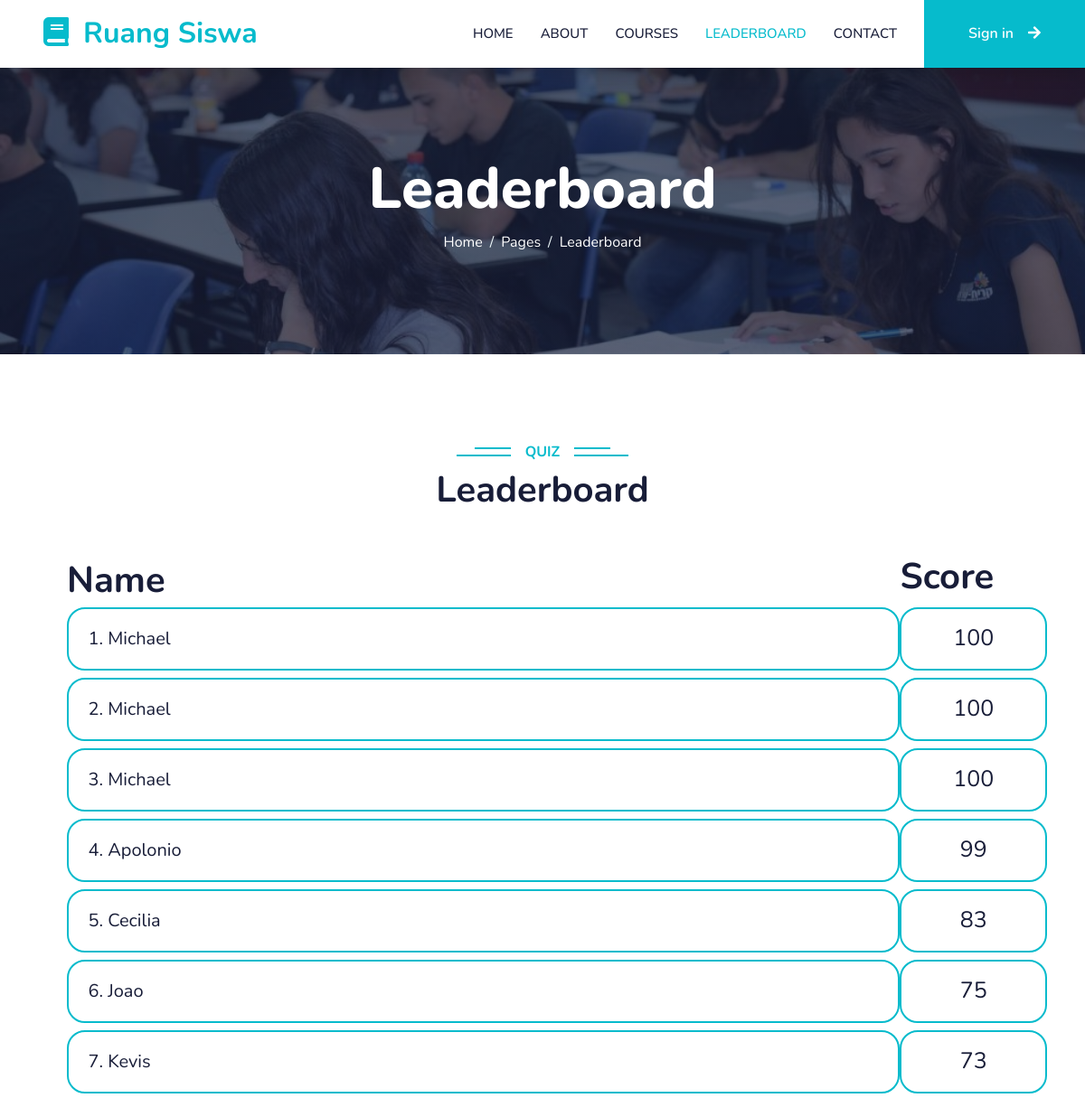
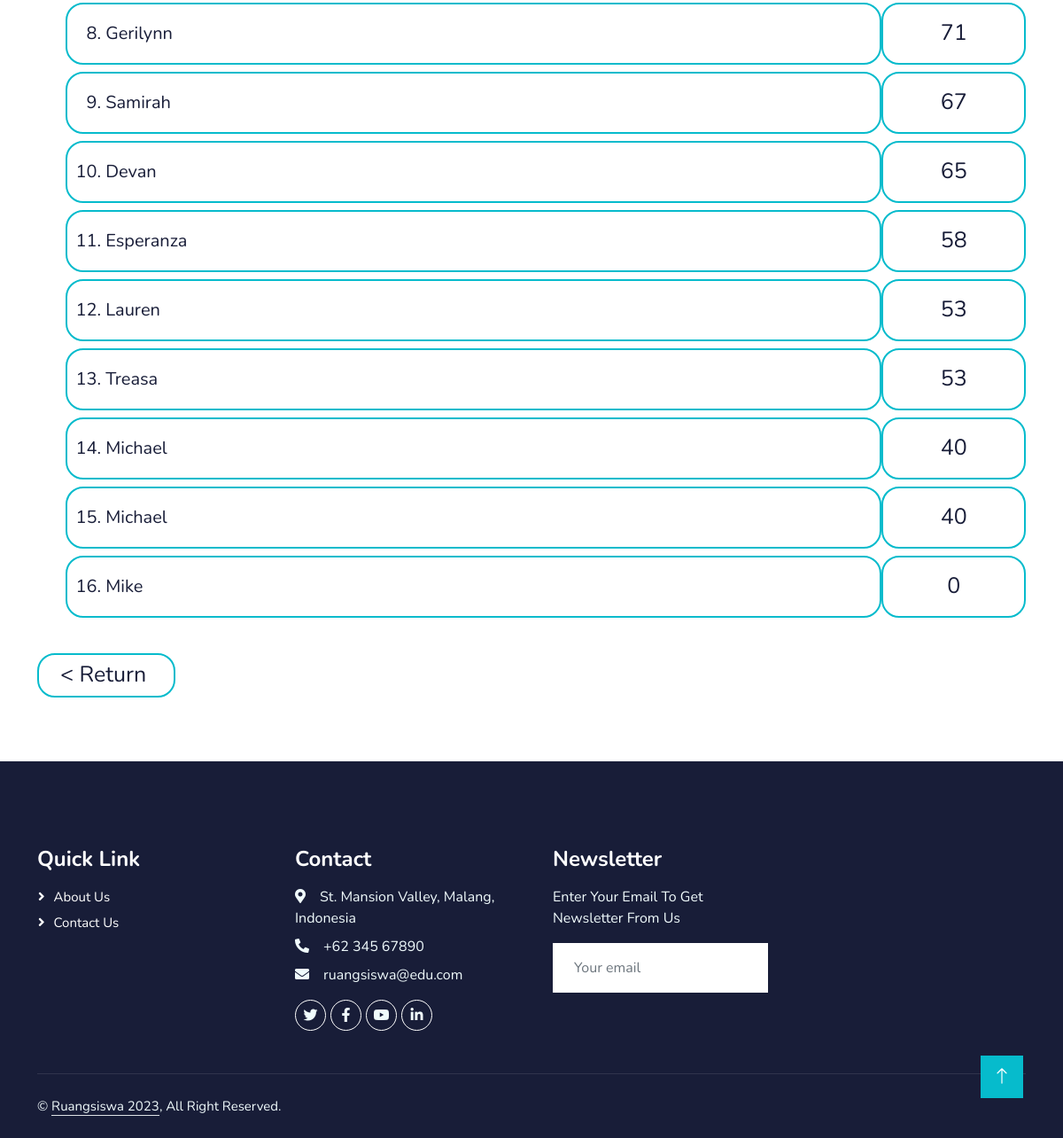
The app's page /leaderboard.php?v=1 with its own data (2 pictures, top to bottom).
### tables this page shows
CREATE TABLE `quizhighscore` (
  `quizHighScoreID` int(11) NOT NULL,
  `QuizID` int(11) NOT NULL,
  `Score` int(11) NOT NULL,
  `Name` varchar(100) NOT NULL
);

### leaderboard.php (the view, shortened to what this page needs)
<?php
    require_once 'connection.php';
    $quizID = $_GET['v'];
    $sql = "SELECT * FROM quizhighscore WHERE QuizID = $quizID ORDER BY Score desc";
    $hs =  $conn->query($sql);
?>
<!DOCTYPE html>
<html lang="en">
<head>
    <link href="https://cdnjs.cloudflare.com/ajax/libs/font-awesome/5.10.0/css/all.min.css" rel="stylesheet">
    <link href="https://cdn.jsdelivr.net/npm/bootstrap-icons@1.4.1/font/bootstrap-icons.css" rel="stylesheet">
    <link href="lib/animate/animate.min.css" rel="stylesheet">
    <link href="lib/owlcarousel/assets/owl.carousel.min.css" rel="stylesheet">
    <link href="css/bootstrap.min.css" rel="stylesheet">
    <link href="css/style.css" rel="stylesheet">
</head>
<body>
    <nav class="navbar navbar-expand-lg bg-white navbar-light shadow sticky-top p-0">
        <a href="index.php" class="navbar-brand d-flex align-items-center px-4 px-lg-5">
            <h2 class="m-0 text-primary"><i class="fa fa-book me-3"></i>Ruang Siswa</h2>
        </a>
        <div class="collapse navbar-collapse" id="navbarCollapse">
            <div class="navbar-nav ms-auto p-4 p-lg-0">
                <a href="index.php" class="nav-item nav-link">Home</a>
                <a href="about.php" class="nav-item nav-link">About</a>
                <a href="Courses/courses.php" class="nav-item nav-link">Courses</a>
                <a href="#" class="nav-item nav-link active">Leaderboard</a>
                <a href="contact.php" class="nav-item nav-link">Contact</a>
            </div>
            <a href="VIP/login.php" class="btn btn-primary py-4 px-lg-5 d-none d-lg-block">Sign in<i class="fa fa-arrow-right ms-3"></i></a>    </nav>
    <div class="container-fluid bg-primary py-5 mb-5 page-header">
        <div class="container py-5">
            <div class="row justify-content-center">
                <div class="col-lg-10 text-center">
                    <h1 class="display-3 text-white animated slideInDown">Leaderboard</h1>
                    <nav aria-label="breadcrumb">
                        <ol class="breadcrumb justify-content-center">
                            <li class="breadcrumb-item"><a class="text-white" href="#">Home</a></li>
                            <li class="breadcrumb-item"><a class="text-white" href="#">Pages</a></li>
                            <li class="breadcrumb-item text-white active" aria-current="page">Leaderboard</li>
                        </ol>
                    </nav>
                </div>
            </div>
        </div>
    </div>
    <div class="container-xxl py-5 category">
        <div class="container">
            <div class="text-center wow fadeInUp" data-wow-delay="0.1s">
                <h6 class="section-title bg-white text-center text-primary px-3">Quiz</h6>
                <h1 class="mb-5">Leaderboard</h1>
            </div>
            <ol>
            <div style="width: 100%;">
                <div style="width: 85%; height: 50px; float: left; background:">
                    <h1 class="py-1">Name</h1>
                </div>
                <div style="margin-left: 85%; height: 50px; background:">
                    <h1>Score</h1>
                </div>
                <?php while($highscore = mysqli_fetch_assoc($hs)){ ?>
                    <div style="width: 85%; height: 70px; float: left; background:">
                        <h1 class="btn btn-white btn-lg-course py-3 px-9 mt-2"><li class="upscale-20 text-dark"><?php echo $highscore['Name']?></h1>
                    </div>
                    <div style="margin-left: 85%; height: 70px; background: ">
                        <h1 class="btn btn-white btn-lg-score py-4 px-9 mt-2"><?php echo $highscore['Score']?></h1>
                    </div>
                <?php
                }
                ?>
                </ol>
                <div class="py-4">
                    <a class="btn btn-white btn-lg-return upscale-30 px-4 py-1" href="leaderboards.php">< Return</a>
                </div>
            </div>
        </div>
    <div class="container-fluid bg-dark text-light footer pt-5 mt-6 wow fadeIn" data-wow-delay="0.1s">
        <div class="container py-5">
            <div class="row g-5">
                <div class="col-lg-3 col-md-6">
                    <h4 class="text-white mb-3">Quick Link</h4>
                    <a class="btn btn-link" href="about.php">About Us</a>
                    <a class="btn btn-link" href="contact.php">Contact Us</a>
                </div>
                <div class="col-lg-3 col-md-6">
                    <h4 class="text-white mb-3">Contact</h4>
                    <p class="mb-2"><i class="fa fa-map-marker-alt me-3"></i>St. Mansion Valley, Malang, Indonesia</p>
                    <p class="mb-2"><i class="fa fa-phone-alt me-3"></i>+62 345 67890</p>
                    <p class="mb-2"><i class="fa fa-envelope me-3"></i>ruangsiswa@edu.com</p>
                    <div class="d-flex pt-2">
                        <a class="btn btn-outline-light btn-social" href="www.twitter.com"><i class="fab fa-twitter"></i></a>
                        <a class="btn btn-outline-light btn-social" href="www.facebook.com"><i class="fab fa-facebook-f"></i></a>
                        <a class="btn btn-outline-light btn-social" href="www.youtube.com"><i class="fab fa-youtube"></i></a>
                        <a class="btn btn-outline-light btn-social" href="www.linkedin.com"><i class="fab fa-linkedin-in"></i></a>
                    </div>
                </div>
                <div class="col-lg-3 col-md-6">
                    <h4 class="text-white mb-3">Newsletter</h4>
                    <p>Enter Your Email To Get Newsletter From Us</p>
                    <div class="position-relative mx-auto" style="max-width: 400px;">
                        <input class="form-control border-0 w-100 py-3 ps-4 pe-5" type="text" placeholder="Your email">
                    </div>
                </div>
            </div>
        </div>
        <div class="container">
            <div class="copyright">
                <div class="row">
                    <div class="col-md-6 text-center text-md-start mb-3 mb-md-0">
                        &copy; <a class="border-bottom" href="#">Ruangsiswa 2023</a>, All Right Reserved.
                    </div>
                    <div class="col-md-6 text-center text-md-end">
                    </div>
                </div>
            </div>
        </div>
    </div>
    <a href="#" class="btn btn-lg btn-primary btn-lg-square back-to-top"><i class="bi bi-arrow-up"></i></a>
</body>
</html>

### css/style.css (style rules this page uses)
:root { --primary: #06BBCC; --light: #F0FBFC; --white: #FFFFFF; --dark: #181d38; }
.back-to-top { position: fixed; display: none; right: 45px; bottom: 45px; z-index: 99; }
.upscale-30 { font-size: 30px; }
.upscale-20 { font-size: 20px; }
.btn { font-family: 'Nunito', sans-serif; font-weight: 600; transition: .5s; }
.btn.btn-primary, .btn.btn-secondary { color: #FFFFFF; }
.btn-lg-square { width: 48px; height: 48px; }
.btn-lg-course { width: 100%; height: 70px; max-width: 100%; }
.btn-lg-score { width: 100%; height: 70px; max-width: 100%; }
.btn-lg-return { width: 156px; height: 50px; max-width: 100%; }
.btn-square, .btn-sm-square, .btn-lg-square { padding: 0; display: flex; align-items: center; justify-content: center; font-weight: normal; border-radius: 0px; }
.btn-lg-course { padding: 0; display: flex; align-items: center; justify-content: left; font-weight: normal; font-size: 25px; border-radius: 20px; border: 2px solid #06BBCC; color:#181d38; }
.btn-lg-score { padding: 0; display: flex; align-items: center; justify-content: center; font-weight: normal; font-size: 25px; border-radius: 20px; border: 2px solid #06BBCC; color:#181d38; }
.btn-lg-return { padding: 0; display: flex; align-items: center; justify-content: left; font-weight: normal; font-size: 25px; border-radius: 20px; border: 2px solid #06BBCC; color:#181d38; }
.navbar-light .navbar-nav .nav-link { margin-right: 30px; padding: 25px 0; color: #FFFFFF; font-size: 15px; text-transform: uppercase; outline: none; }
.navbar-light .navbar-nav .nav-link:hover, .navbar-light .navbar-nav .nav-link.active { color: var(--primary); }
.navbar-light .navbar-brand, .navbar-light a.btn { height: 75px; }
.navbar-light .navbar-nav .nav-link { color: var(--dark); font-weight: 500; }
.navbar-light.sticky-top { top: -100px; transition: .5s; }
.page-header { background: linear-gradient(rgba(24, 29, 56, .7), rgba(24, 29, 56, .7)), url(../img/carousel-1.jpg); background-position: center center; background-repeat: no-repeat; background-size: cover; }
.breadcrumb-item + .breadcrumb-item::before { color: var(--light); }
.section-title { position: relative; display: inline-block; text-transform: uppercase; }
.section-title::before { position: absolute; content: ""; width: calc(100% + 80px); height: 2px; top: 4px; left: -40px; background: var(--primary); z-index: -1; }
.section-title::after { position: absolute; content: ""; width: calc(100% + 120px); height: 2px; bottom: 5px; left: -60px; background: var(--primary); z-index: -1; }
.footer .btn.btn-social { margin-right: 5px; width: 35px; height: 35px; display: flex; align-items: center; justify-content: center; color: var(--light); font-weight: normal; border: 1px solid #FFFFFF; border-radius: 35px; transition: .3s; }
.footer .btn.btn-link { display: block; margin-bottom: 5px; padding: 0; text-align: left; color: #FFFFFF; font-size: 15px; font-weight: normal; text-transform: capitalize; transition: .3s; }
.footer .btn.btn-link::before { position: relative; content: "\f105"; font-family: "Font Awesome 5 Free"; font-weight: 900; margin-right: 10px; }
.footer .copyright { padding: 25px 0; font-size: 15px; border-top: 1px solid rgba(256, 256, 256, .1); }
.footer .copyright a { color: var(--light); }

### records on screen
quizhighscore: Name "Michael", Score "100"
quizhighscore: Name "Michael", Score "100"
quizhighscore: Name "Michael", Score "100"
quizhighscore: Name "Apolonio", Score "99"
quizhighscore: Name "Cecilia", Score "83"
quizhighscore: Name "Joao", Score "75"
quizhighscore: Name "Kevis", Score "73"
quizhighscore: Name "Gerilynn", Score "71"
quizhighscore: Name "Samirah", Score "67"
quizhighscore: Name "Devan", Score "65"
quizhighscore: Name "Esperanza", Score "58"
quizhighscore: Name "Lauren", Score "53"
quizhighscore: Name "Treasa", Score "53"
quizhighscore: Name "Michael", Score "40"
quizhighscore: Name "Michael", Score "40"
quizhighscore: Name "Mike", Score "0"
